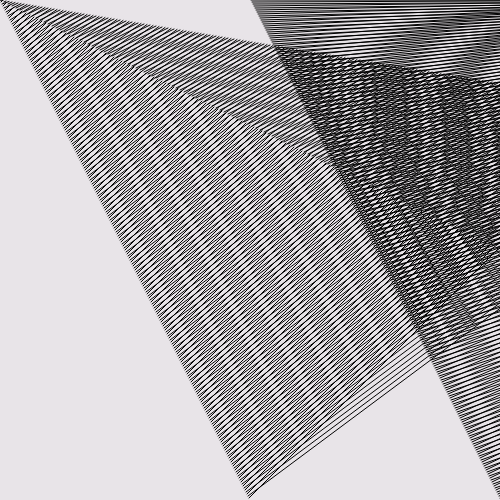
Frame 1 (no input)
Frame 60 (no input): identical to frame 1, image omitted
Frame 120 (the mouse pressed at the canvas centre since frame 60): identical to frame 1, image omitted

The p5.js sketch that drew this single still picture (run headless with seeded random() and noise() and a simulated clock; from frame 60 on, the mouse is pressed at the canvas centre):

// p5.js sketch
// ── sketch.js
var x = 0;
var y = 0;

function setup() {
  createCanvas(500,500); 
  rectMode(CORNERS);
}

function draw() {

  background(232,228,232);
  noFill();
  stroke(0);
  beginShape(LINES);
    for (x = 0; x < width; x++) {
      for (y = 0; y < height; y++) {
        vertex(3*x, y/4);
        vertex(2*x, y/2);
        vertex(x, y);
        x++;
        y++;
      }
    }
endShape();

  
}
